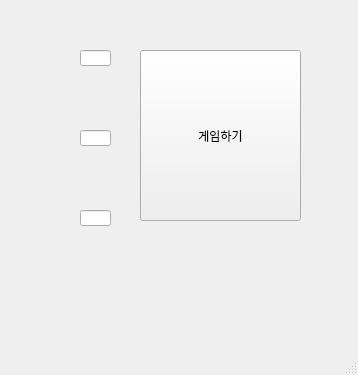
<?xml version="1.0" encoding="UTF-8"?>
<ui version="4.0">
 <class>MainWindow</class>
 <widget class="QMainWindow" name="MainWindow">
  <property name="geometry">
   <rect>
    <x>0</x>
    <y>0</y>
    <width>358</width>
    <height>375</height>
   </rect>
  </property>
  <property name="windowTitle">
   <string>MainWindow</string>
  </property>
  <widget class="QWidget" name="centralwidget">
   <widget class="QLabel" name="lbl_mine">
    <property name="geometry">
     <rect>
      <x>80</x>
      <y>50</y>
      <width>56</width>
      <height>12</height>
     </rect>
    </property>
    <property name="text">
     <string>나 : </string>
    </property>
   </widget>
   <widget class="QLabel" name="lbl_com">
    <property name="geometry">
     <rect>
      <x>80</x>
      <y>130</y>
      <width>56</width>
      <height>12</height>
     </rect>
    </property>
    <property name="text">
     <string>컴 : </string>
    </property>
   </widget>
   <widget class="QLabel" name="lbl_result">
    <property name="geometry">
     <rect>
      <x>80</x>
      <y>210</y>
      <width>56</width>
      <height>12</height>
     </rect>
    </property>
    <property name="text">
     <string>결과 : </string>
    </property>
   </widget>
   <widget class="QLineEdit" name="le_mine">
    <property name="geometry">
     <rect>
      <x>80</x>
      <y>50</y>
      <width>31</width>
      <height>16</height>
     </rect>
    </property>
   </widget>
   <widget class="QLineEdit" name="le_com">
    <property name="geometry">
     <rect>
      <x>80</x>
      <y>130</y>
      <width>31</width>
      <height>16</height>
     </rect>
    </property>
   </widget>
   <widget class="QLineEdit" name="le_result">
    <property name="geometry">
     <rect>
      <x>80</x>
      <y>210</y>
      <width>31</width>
      <height>16</height>
     </rect>
    </property>
   </widget>
   <widget class="QPushButton" name="pb">
    <property name="geometry">
     <rect>
      <x>140</x>
      <y>50</y>
      <width>161</width>
      <height>171</height>
     </rect>
    </property>
    <property name="text">
     <string>게임하기</string>
    </property>
   </widget>
  </widget>
  <widget class="QMenuBar" name="menubar">
   <property name="geometry">
    <rect>
     <x>0</x>
     <y>0</y>
     <width>358</width>
     <height>21</height>
    </rect>
   </property>
  </widget>
  <widget class="QStatusBar" name="statusbar"/>
 </widget>
 <resources/>
 <connections/>
</ui>
